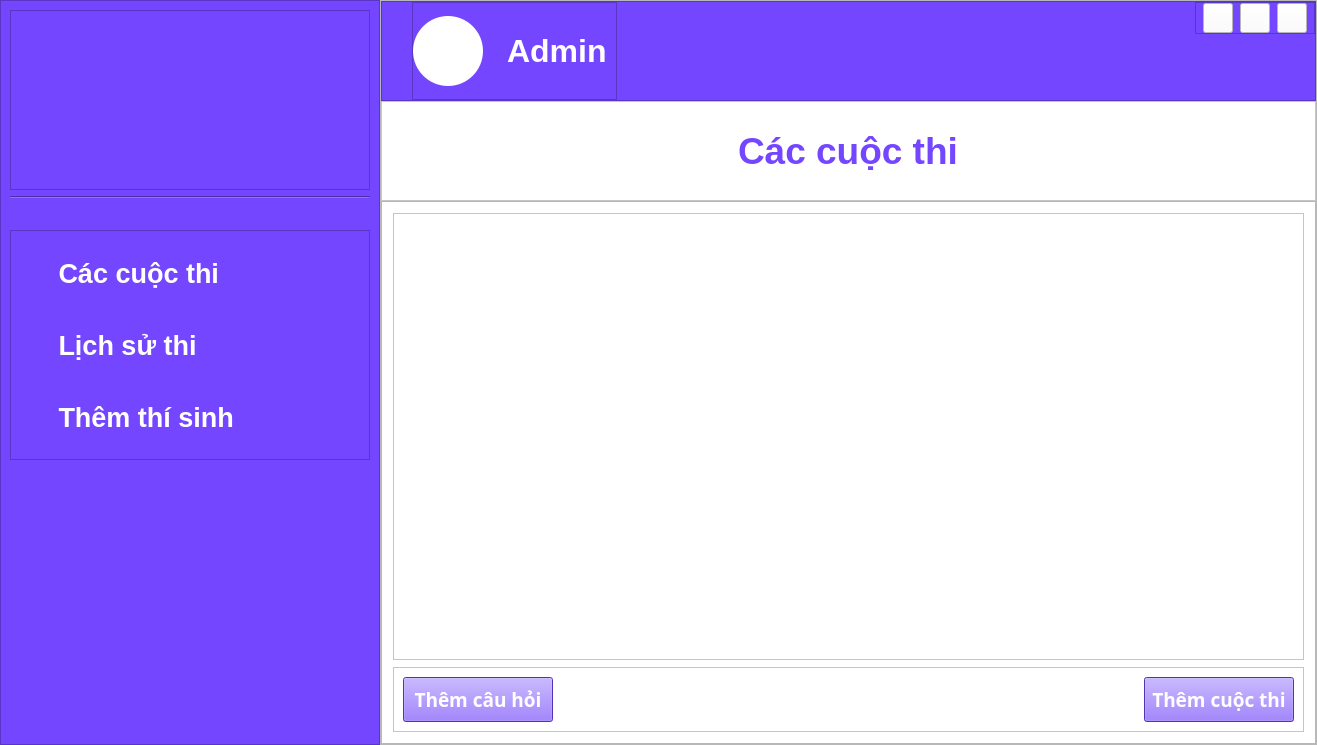
<?xml version="1.0" encoding="UTF-8"?>
<ui version="4.0">
 <class>AdminGUI</class>
 <widget class="QDialog" name="AdminGUI">
  <property name="geometry">
   <rect>
    <x>0</x>
    <y>0</y>
    <width>1317</width>
    <height>745</height>
   </rect>
  </property>
  <property name="windowTitle">
   <string>Dialog</string>
  </property>
  <layout class="QHBoxLayout" name="horizontalLayout">
   <property name="spacing">
    <number>0</number>
   </property>
   <property name="leftMargin">
    <number>0</number>
   </property>
   <property name="topMargin">
    <number>0</number>
   </property>
   <property name="rightMargin">
    <number>0</number>
   </property>
   <property name="bottomMargin">
    <number>0</number>
   </property>
   <item>
    <widget class="QFrame" name="tabSide">
     <property name="sizePolicy">
      <sizepolicy hsizetype="Expanding" vsizetype="Preferred">
       <horstretch>0</horstretch>
       <verstretch>0</verstretch>
      </sizepolicy>
     </property>
     <property name="minimumSize">
      <size>
       <width>0</width>
       <height>0</height>
      </size>
     </property>
     <property name="maximumSize">
      <size>
       <width>380</width>
       <height>16777215</height>
      </size>
     </property>
     <property name="styleSheet">
      <string notr="true">background-color: #7446ff;
</string>
     </property>
     <property name="frameShape">
      <enum>QFrame::StyledPanel</enum>
     </property>
     <property name="frameShadow">
      <enum>QFrame::Raised</enum>
     </property>
     <property name="lineWidth">
      <number>0</number>
     </property>
     <layout class="QVBoxLayout" name="verticalLayout_2">
      <item>
       <widget class="QFrame" name="topFrame">
        <property name="sizePolicy">
         <sizepolicy hsizetype="Preferred" vsizetype="Expanding">
          <horstretch>0</horstretch>
          <verstretch>0</verstretch>
         </sizepolicy>
        </property>
        <property name="maximumSize">
         <size>
          <width>16777215</width>
          <height>180</height>
         </size>
        </property>
        <property name="styleSheet">
         <string notr="true">QLabel#img{
	border-radius: 20px;
}</string>
        </property>
        <property name="frameShape">
         <enum>QFrame::StyledPanel</enum>
        </property>
        <property name="frameShadow">
         <enum>QFrame::Raised</enum>
        </property>
        <property name="lineWidth">
         <number>0</number>
        </property>
        <layout class="QHBoxLayout" name="horizontalLayout_7">
         <property name="spacing">
          <number>0</number>
         </property>
         <property name="leftMargin">
          <number>0</number>
         </property>
         <property name="topMargin">
          <number>0</number>
         </property>
         <property name="rightMargin">
          <number>0</number>
         </property>
         <property name="bottomMargin">
          <number>0</number>
         </property>
         <item>
          <widget class="QLabel" name="img">
           <property name="sizePolicy">
            <sizepolicy hsizetype="Preferred" vsizetype="Preferred">
             <horstretch>0</horstretch>
             <verstretch>0</verstretch>
            </sizepolicy>
           </property>
           <property name="maximumSize">
            <size>
             <width>354</width>
             <height>178</height>
            </size>
           </property>
           <property name="font">
            <font>
             <family>Segoe UI</family>
             <pointsize>26</pointsize>
             <weight>75</weight>
             <bold>true</bold>
            </font>
           </property>
           <property name="styleSheet">
            <string notr="true">border-radius: 20px;</string>
           </property>
           <property name="text">
            <string/>
           </property>
           <property name="pixmap">
            <pixmap resource="Icon.qrc">:/icon/traffic/test.jpg</pixmap>
           </property>
           <property name="scaledContents">
            <bool>true</bool>
           </property>
           <property name="alignment">
            <set>Qt::AlignCenter</set>
           </property>
          </widget>
         </item>
        </layout>
       </widget>
      </item>
      <item>
       <widget class="Line" name="line">
        <property name="styleSheet">
         <string notr="true"/>
        </property>
        <property name="lineWidth">
         <number>1</number>
        </property>
        <property name="orientation">
         <enum>Qt::Horizontal</enum>
        </property>
       </widget>
      </item>
      <item>
       <widget class="QFrame" name="frameMenu">
        <property name="sizePolicy">
         <sizepolicy hsizetype="Preferred" vsizetype="Expanding">
          <horstretch>0</horstretch>
          <verstretch>0</verstretch>
         </sizepolicy>
        </property>
        <property name="minimumSize">
         <size>
          <width>0</width>
          <height>230</height>
         </size>
        </property>
        <property name="maximumSize">
         <size>
          <width>16777215</width>
          <height>180</height>
         </size>
        </property>
        <property name="toolTipDuration">
         <number>-1</number>
        </property>
        <property name="styleSheet">
         <string notr="true">QPushButton {
	color: white;
	text-align: left;
	padding-left: 15px;
	border-radius: 20px;
	background-color: #7446ff;
}

QPushButton:hover:!pressed {
	border-style: outset;
	border-width: 2px;
	border-color: #aa90ff;
	border-radius: 20px;
}

QPushButton:focus {
	background-color: #9e78ff;
}</string>
        </property>
        <property name="frameShape">
         <enum>QFrame::StyledPanel</enum>
        </property>
        <property name="frameShadow">
         <enum>QFrame::Raised</enum>
        </property>
        <property name="lineWidth">
         <number>0</number>
        </property>
        <layout class="QVBoxLayout" name="verticalLayout_4">
         <property name="spacing">
          <number>0</number>
         </property>
         <property name="leftMargin">
          <number>10</number>
         </property>
         <property name="topMargin">
          <number>0</number>
         </property>
         <property name="rightMargin">
          <number>10</number>
         </property>
         <property name="bottomMargin">
          <number>0</number>
         </property>
         <item>
          <widget class="QPushButton" name="btnContest">
           <property name="maximumSize">
            <size>
             <width>16777215</width>
             <height>60</height>
            </size>
           </property>
           <property name="font">
            <font>
             <family>Segoe UI</family>
             <pointsize>20</pointsize>
             <weight>75</weight>
             <bold>true</bold>
            </font>
           </property>
           <property name="styleSheet">
            <string notr="true"/>
           </property>
           <property name="text">
            <string>   Các cuộc thi</string>
           </property>
           <property name="icon">
            <iconset resource="Icon.qrc">
             <normaloff>:/icon/white/award.svg</normaloff>:/icon/white/award.svg</iconset>
           </property>
           <property name="iconSize">
            <size>
             <width>40</width>
             <height>40</height>
            </size>
           </property>
           <property name="flat">
            <bool>true</bool>
           </property>
          </widget>
         </item>
         <item>
          <widget class="QPushButton" name="btnHistory">
           <property name="maximumSize">
            <size>
             <width>16777215</width>
             <height>60</height>
            </size>
           </property>
           <property name="font">
            <font>
             <family>Segoe UI</family>
             <pointsize>20</pointsize>
             <weight>75</weight>
             <bold>true</bold>
            </font>
           </property>
           <property name="styleSheet">
            <string notr="true"/>
           </property>
           <property name="text">
            <string>   Lịch sử thi</string>
           </property>
           <property name="icon">
            <iconset resource="Icon.qrc">
             <normaloff>:/icon/white/rotate-ccw.svg</normaloff>:/icon/white/rotate-ccw.svg</iconset>
           </property>
           <property name="iconSize">
            <size>
             <width>40</width>
             <height>40</height>
            </size>
           </property>
           <property name="flat">
            <bool>true</bool>
           </property>
          </widget>
         </item>
         <item>
          <widget class="QPushButton" name="pushButton">
           <property name="maximumSize">
            <size>
             <width>16777215</width>
             <height>60</height>
            </size>
           </property>
           <property name="font">
            <font>
             <family>Segoe UI</family>
             <pointsize>20</pointsize>
             <weight>75</weight>
             <bold>true</bold>
            </font>
           </property>
           <property name="text">
            <string>   Thêm thí sinh</string>
           </property>
           <property name="icon">
            <iconset resource="Icon.qrc">
             <normaloff>:/icon/white/user-plus.svg</normaloff>:/icon/white/user-plus.svg</iconset>
           </property>
           <property name="iconSize">
            <size>
             <width>40</width>
             <height>40</height>
            </size>
           </property>
          </widget>
         </item>
        </layout>
       </widget>
      </item>
      <item>
       <spacer name="verticalSpacer">
        <property name="orientation">
         <enum>Qt::Vertical</enum>
        </property>
        <property name="sizeType">
         <enum>QSizePolicy::Expanding</enum>
        </property>
        <property name="sizeHint" stdset="0">
         <size>
          <width>255</width>
          <height>250</height>
         </size>
        </property>
       </spacer>
      </item>
     </layout>
    </widget>
   </item>
   <item>
    <widget class="QFrame" name="mainSide">
     <property name="maximumSize">
      <size>
       <width>16777215</width>
       <height>16777215</height>
      </size>
     </property>
     <property name="styleSheet">
      <string notr="true"/>
     </property>
     <property name="frameShape">
      <enum>QFrame::StyledPanel</enum>
     </property>
     <property name="frameShadow">
      <enum>QFrame::Raised</enum>
     </property>
     <layout class="QVBoxLayout" name="verticalLayout">
      <property name="spacing">
       <number>0</number>
      </property>
      <property name="leftMargin">
       <number>0</number>
      </property>
      <property name="topMargin">
       <number>0</number>
      </property>
      <property name="rightMargin">
       <number>0</number>
      </property>
      <property name="bottomMargin">
       <number>0</number>
      </property>
      <item>
       <widget class="QFrame" name="headerFrame">
        <property name="minimumSize">
         <size>
          <width>0</width>
          <height>100</height>
         </size>
        </property>
        <property name="maximumSize">
         <size>
          <width>16777215</width>
          <height>200</height>
         </size>
        </property>
        <property name="styleSheet">
         <string notr="true">background-color: #7446ff;</string>
        </property>
        <property name="frameShape">
         <enum>QFrame::StyledPanel</enum>
        </property>
        <property name="frameShadow">
         <enum>QFrame::Raised</enum>
        </property>
        <layout class="QHBoxLayout" name="horizontalLayout_2">
         <property name="spacing">
          <number>0</number>
         </property>
         <property name="leftMargin">
          <number>30</number>
         </property>
         <property name="topMargin">
          <number>0</number>
         </property>
         <property name="rightMargin">
          <number>0</number>
         </property>
         <property name="bottomMargin">
          <number>0</number>
         </property>
         <item alignment="Qt::AlignLeft">
          <widget class="QFrame" name="frameInfo">
           <property name="frameShape">
            <enum>QFrame::StyledPanel</enum>
           </property>
           <property name="frameShadow">
            <enum>QFrame::Raised</enum>
           </property>
           <layout class="QHBoxLayout" name="horizontalLayout_4">
            <property name="spacing">
             <number>0</number>
            </property>
            <property name="leftMargin">
             <number>0</number>
            </property>
            <property name="topMargin">
             <number>0</number>
            </property>
            <property name="rightMargin">
             <number>0</number>
            </property>
            <property name="bottomMargin">
             <number>0</number>
            </property>
            <item>
             <widget class="QPushButton" name="pushButton_4">
              <property name="minimumSize">
               <size>
                <width>70</width>
                <height>70</height>
               </size>
              </property>
              <property name="maximumSize">
               <size>
                <width>70</width>
                <height>70</height>
               </size>
              </property>
              <property name="styleSheet">
               <string notr="true">background-color: white;
border-radius: 35px;</string>
              </property>
              <property name="text">
               <string/>
              </property>
              <property name="icon">
               <iconset resource="Icon.qrc">
                <normaloff>:/icon/purple/user.svg</normaloff>:/icon/purple/user.svg</iconset>
              </property>
              <property name="iconSize">
               <size>
                <width>50</width>
                <height>50</height>
               </size>
              </property>
             </widget>
            </item>
            <item>
             <widget class="QLabel" name="lblUsername">
              <property name="font">
               <font>
                <family>Segoe UI</family>
                <pointsize>24</pointsize>
                <weight>75</weight>
                <bold>true</bold>
               </font>
              </property>
              <property name="styleSheet">
               <string notr="true">color: white;
padding-left: 15px;</string>
              </property>
              <property name="text">
               <string>Admin</string>
              </property>
             </widget>
            </item>
           </layout>
          </widget>
         </item>
         <item alignment="Qt::AlignTop">
          <widget class="QFrame" name="frameSupport">
           <property name="maximumSize">
            <size>
             <width>120</width>
             <height>16777215</height>
            </size>
           </property>
           <property name="frameShape">
            <enum>QFrame::StyledPanel</enum>
           </property>
           <property name="frameShadow">
            <enum>QFrame::Raised</enum>
           </property>
           <layout class="QHBoxLayout" name="horizontalLayout_3">
            <property name="spacing">
             <number>0</number>
            </property>
            <property name="leftMargin">
             <number>0</number>
            </property>
            <property name="topMargin">
             <number>0</number>
            </property>
            <property name="rightMargin">
             <number>0</number>
            </property>
            <property name="bottomMargin">
             <number>0</number>
            </property>
            <item>
             <widget class="QPushButton" name="btnShowMinimize">
              <property name="minimumSize">
               <size>
                <width>30</width>
                <height>30</height>
               </size>
              </property>
              <property name="maximumSize">
               <size>
                <width>30</width>
                <height>30</height>
               </size>
              </property>
              <property name="styleSheet">
               <string notr="true">background-color: white;</string>
              </property>
              <property name="text">
               <string/>
              </property>
              <property name="icon">
               <iconset resource="Icon.qrc">
                <normaloff>:/icon/light-purple/arrow-down-left.svg</normaloff>:/icon/light-purple/arrow-down-left.svg</iconset>
              </property>
             </widget>
            </item>
            <item>
             <widget class="QPushButton" name="btnChangeSize">
              <property name="minimumSize">
               <size>
                <width>30</width>
                <height>30</height>
               </size>
              </property>
              <property name="maximumSize">
               <size>
                <width>30</width>
                <height>30</height>
               </size>
              </property>
              <property name="styleSheet">
               <string notr="true">background-color: white;</string>
              </property>
              <property name="text">
               <string/>
              </property>
              <property name="icon">
               <iconset resource="Icon.qrc">
                <normaloff>:/icon/light-purple/maximize-2.svg</normaloff>:/icon/light-purple/maximize-2.svg</iconset>
              </property>
             </widget>
            </item>
            <item>
             <widget class="QPushButton" name="btnExit">
              <property name="minimumSize">
               <size>
                <width>30</width>
                <height>30</height>
               </size>
              </property>
              <property name="maximumSize">
               <size>
                <width>30</width>
                <height>30</height>
               </size>
              </property>
              <property name="styleSheet">
               <string notr="true">background-color: white;</string>
              </property>
              <property name="text">
               <string/>
              </property>
              <property name="icon">
               <iconset resource="Icon.qrc">
                <normaloff>:/icon/light-purple/x.svg</normaloff>:/icon/light-purple/x.svg</iconset>
              </property>
             </widget>
            </item>
           </layout>
          </widget>
         </item>
        </layout>
       </widget>
      </item>
      <item>
       <widget class="QFrame" name="tabNameFrame">
        <property name="sizePolicy">
         <sizepolicy hsizetype="Preferred" vsizetype="Expanding">
          <horstretch>0</horstretch>
          <verstretch>0</verstretch>
         </sizepolicy>
        </property>
        <property name="maximumSize">
         <size>
          <width>16777215</width>
          <height>100</height>
         </size>
        </property>
        <property name="styleSheet">
         <string notr="true">background-color: white;
color: #7446ff;</string>
        </property>
        <property name="frameShape">
         <enum>QFrame::StyledPanel</enum>
        </property>
        <property name="frameShadow">
         <enum>QFrame::Raised</enum>
        </property>
        <layout class="QHBoxLayout" name="horizontalLayout_5">
         <property name="spacing">
          <number>0</number>
         </property>
         <property name="leftMargin">
          <number>0</number>
         </property>
         <property name="topMargin">
          <number>0</number>
         </property>
         <property name="rightMargin">
          <number>0</number>
         </property>
         <property name="bottomMargin">
          <number>0</number>
         </property>
         <item alignment="Qt::AlignHCenter|Qt::AlignVCenter">
          <widget class="QLabel" name="label">
           <property name="font">
            <font>
             <family>Segoe UI</family>
             <pointsize>28</pointsize>
             <weight>75</weight>
             <bold>true</bold>
            </font>
           </property>
           <property name="text">
            <string>Các cuộc thi</string>
           </property>
          </widget>
         </item>
        </layout>
       </widget>
      </item>
      <item>
       <widget class="QFrame" name="contentFrame">
        <property name="sizePolicy">
         <sizepolicy hsizetype="Preferred" vsizetype="Expanding">
          <horstretch>0</horstretch>
          <verstretch>0</verstretch>
         </sizepolicy>
        </property>
        <property name="minimumSize">
         <size>
          <width>0</width>
          <height>0</height>
         </size>
        </property>
        <property name="maximumSize">
         <size>
          <width>16777215</width>
          <height>16777215</height>
         </size>
        </property>
        <property name="frameShape">
         <enum>QFrame::StyledPanel</enum>
        </property>
        <property name="frameShadow">
         <enum>QFrame::Raised</enum>
        </property>
        <layout class="QHBoxLayout" name="horizontalLayout_6">
         <property name="spacing">
          <number>0</number>
         </property>
         <property name="leftMargin">
          <number>0</number>
         </property>
         <property name="topMargin">
          <number>0</number>
         </property>
         <property name="rightMargin">
          <number>0</number>
         </property>
         <property name="bottomMargin">
          <number>0</number>
         </property>
         <item>
          <widget class="QStackedWidget" name="stackedWidget">
           <property name="sizePolicy">
            <sizepolicy hsizetype="Expanding" vsizetype="Expanding">
             <horstretch>0</horstretch>
             <verstretch>0</verstretch>
            </sizepolicy>
           </property>
           <property name="minimumSize">
            <size>
             <width>0</width>
             <height>0</height>
            </size>
           </property>
           <property name="maximumSize">
            <size>
             <width>16777215</width>
             <height>16777215</height>
            </size>
           </property>
           <property name="styleSheet">
            <string notr="true">background-color: white;</string>
           </property>
           <property name="currentIndex">
            <number>0</number>
           </property>
           <widget class="QWidget" name="contestPage">
            <layout class="QVBoxLayout" name="verticalLayout_3">
             <property name="spacing">
              <number>7</number>
             </property>
             <property name="leftMargin">
              <number>11</number>
             </property>
             <property name="topMargin">
              <number>11</number>
             </property>
             <property name="rightMargin">
              <number>11</number>
             </property>
             <property name="bottomMargin">
              <number>11</number>
             </property>
             <item>
              <widget class="QScrollArea" name="scroll02">
               <property name="widgetResizable">
                <bool>true</bool>
               </property>
               <widget class="QWidget" name="scrollAreaWidgetContents_3">
                <property name="geometry">
                 <rect>
                  <x>0</x>
                  <y>0</y>
                  <width>909</width>
                  <height>441</height>
                 </rect>
                </property>
               </widget>
              </widget>
             </item>
             <item>
              <widget class="QFrame" name="frame">
               <property name="minimumSize">
                <size>
                 <width>0</width>
                 <height>60</height>
                </size>
               </property>
               <property name="frameShape">
                <enum>QFrame::StyledPanel</enum>
               </property>
               <property name="frameShadow">
                <enum>QFrame::Raised</enum>
               </property>
               <layout class="QHBoxLayout" name="horizontalLayout_8">
                <item alignment="Qt::AlignLeft">
                 <widget class="QPushButton" name="addQuestion">
                  <property name="minimumSize">
                   <size>
                    <width>150</width>
                    <height>45</height>
                   </size>
                  </property>
                  <property name="font">
                   <font>
                    <family>LMHDOC</family>
                    <pointsize>14</pointsize>
                    <weight>75</weight>
                    <bold>true</bold>
                   </font>
                  </property>
                  <property name="styleSheet">
                   <string notr="true">background-color: #7446ff;
color: white;</string>
                  </property>
                  <property name="text">
                   <string>Thêm câu hỏi</string>
                  </property>
                  <property name="icon">
                   <iconset resource="Icon.qrc">
                    <normaloff>:/icon/white/plus-circle.svg</normaloff>:/icon/white/plus-circle.svg</iconset>
                  </property>
                  <property name="iconSize">
                   <size>
                    <width>35</width>
                    <height>35</height>
                   </size>
                  </property>
                 </widget>
                </item>
                <item alignment="Qt::AlignRight">
                 <widget class="QPushButton" name="addContest">
                  <property name="minimumSize">
                   <size>
                    <width>150</width>
                    <height>45</height>
                   </size>
                  </property>
                  <property name="font">
                   <font>
                    <family>LMHDOC</family>
                    <pointsize>14</pointsize>
                    <weight>75</weight>
                    <bold>true</bold>
                   </font>
                  </property>
                  <property name="styleSheet">
                   <string notr="true">background-color: #7446ff;
color: white;</string>
                  </property>
                  <property name="text">
                   <string>Thêm cuộc thi</string>
                  </property>
                  <property name="icon">
                   <iconset resource="Icon.qrc">
                    <normaloff>:/icon/white/plus-circle.svg</normaloff>:/icon/white/plus-circle.svg</iconset>
                  </property>
                  <property name="iconSize">
                   <size>
                    <width>35</width>
                    <height>35</height>
                   </size>
                  </property>
                 </widget>
                </item>
               </layout>
              </widget>
             </item>
            </layout>
           </widget>
           <widget class="QWidget" name="historyPage">
            <layout class="QVBoxLayout" name="verticalLayout_5">
             <item>
              <widget class="QScrollArea" name="scroll01">
               <property name="widgetResizable">
                <bool>true</bool>
               </property>
               <widget class="QWidget" name="scrollAreaWidgetContents">
                <property name="geometry">
                 <rect>
                  <x>0</x>
                  <y>0</y>
                  <width>909</width>
                  <height>517</height>
                 </rect>
                </property>
               </widget>
              </widget>
             </item>
            </layout>
           </widget>
           <widget class="QWidget" name="registrationPage">
            <property name="styleSheet">
             <string notr="true">QPushButton#signupBtn {
	background-color: qlineargradient(spread:pad, x1:0, y1:0, x2:1, y2:1, stop:0 rgba(116, 70, 255, 255), stop:1 rgba(200, 140, 255, 255));
	border-radius: 20px;
	color: white;
}

QPushButton#signupBtn:pressed {
	padding-left: 3px;
	padding-top: 3px;
	background-color: rgb(116, 70, 255);
}

QPushButton#signupBtn:hover:!pressed {
	background-color: qlineargradient(spread:pad, x1:0, y1:0, x2:1, y2:1, stop:0 rgba(200, 140, 255, 255), stop:1 rgba(116, 70, 255, 255));
}

QPushButton#forget{
	border: none;
	background-color: rgba(0, 0, 0, 0);
}

QPushButton#forget:hover{
	color: #7446ff;
}</string>
            </property>
            <layout class="QVBoxLayout" name="verticalLayout_6">
             <property name="spacing">
              <number>0</number>
             </property>
             <property name="leftMargin">
              <number>20</number>
             </property>
             <property name="topMargin">
              <number>20</number>
             </property>
             <property name="rightMargin">
              <number>20</number>
             </property>
             <property name="bottomMargin">
              <number>20</number>
             </property>
             <item>
              <widget class="QLineEdit" name="lblName">
               <property name="minimumSize">
                <size>
                 <width>0</width>
                 <height>70</height>
                </size>
               </property>
               <property name="font">
                <font>
                 <family>Sitka Text</family>
                 <pointsize>16</pointsize>
                </font>
               </property>
               <property name="placeholderText">
                <string>Họ và Tên</string>
               </property>
              </widget>
             </item>
             <item>
              <widget class="QLineEdit" name="lblEmail">
               <property name="minimumSize">
                <size>
                 <width>0</width>
                 <height>70</height>
                </size>
               </property>
               <property name="font">
                <font>
                 <family>Sitka Text</family>
                 <pointsize>16</pointsize>
                </font>
               </property>
               <property name="placeholderText">
                <string>Địa chỉ Email</string>
               </property>
              </widget>
             </item>
             <item>
              <widget class="QLineEdit" name="lblPhoneNumber">
               <property name="minimumSize">
                <size>
                 <width>0</width>
                 <height>70</height>
                </size>
               </property>
               <property name="font">
                <font>
                 <family>Sitka Text</family>
                 <pointsize>16</pointsize>
                </font>
               </property>
               <property name="placeholderText">
                <string>Số điện thoại</string>
               </property>
              </widget>
             </item>
             <item>
              <widget class="QLineEdit" name="lblUsername02">
               <property name="minimumSize">
                <size>
                 <width>0</width>
                 <height>70</height>
                </size>
               </property>
               <property name="font">
                <font>
                 <family>Sitka Text</family>
                 <pointsize>16</pointsize>
                </font>
               </property>
               <property name="placeholderText">
                <string>Tên đăng nhập</string>
               </property>
              </widget>
             </item>
             <item>
              <widget class="QLineEdit" name="lblPassword">
               <property name="minimumSize">
                <size>
                 <width>0</width>
                 <height>70</height>
                </size>
               </property>
               <property name="font">
                <font>
                 <family>Sitka Text</family>
                 <pointsize>16</pointsize>
                </font>
               </property>
               <property name="echoMode">
                <enum>QLineEdit::Password</enum>
               </property>
               <property name="placeholderText">
                <string>Mật khẩu</string>
               </property>
              </widget>
             </item>
             <item alignment="Qt::AlignHCenter">
              <widget class="QPushButton" name="signupBtn">
               <property name="minimumSize">
                <size>
                 <width>300</width>
                 <height>50</height>
                </size>
               </property>
               <property name="font">
                <font>
                 <family>Segoe UI</family>
                 <pointsize>16</pointsize>
                 <weight>75</weight>
                 <bold>true</bold>
                </font>
               </property>
               <property name="text">
                <string>Thêm</string>
               </property>
              </widget>
             </item>
            </layout>
           </widget>
          </widget>
         </item>
        </layout>
       </widget>
      </item>
     </layout>
    </widget>
   </item>
  </layout>
 </widget>
 <resources>
  <include location="Icon.qrc"/>
 </resources>
 <connections/>
</ui>
